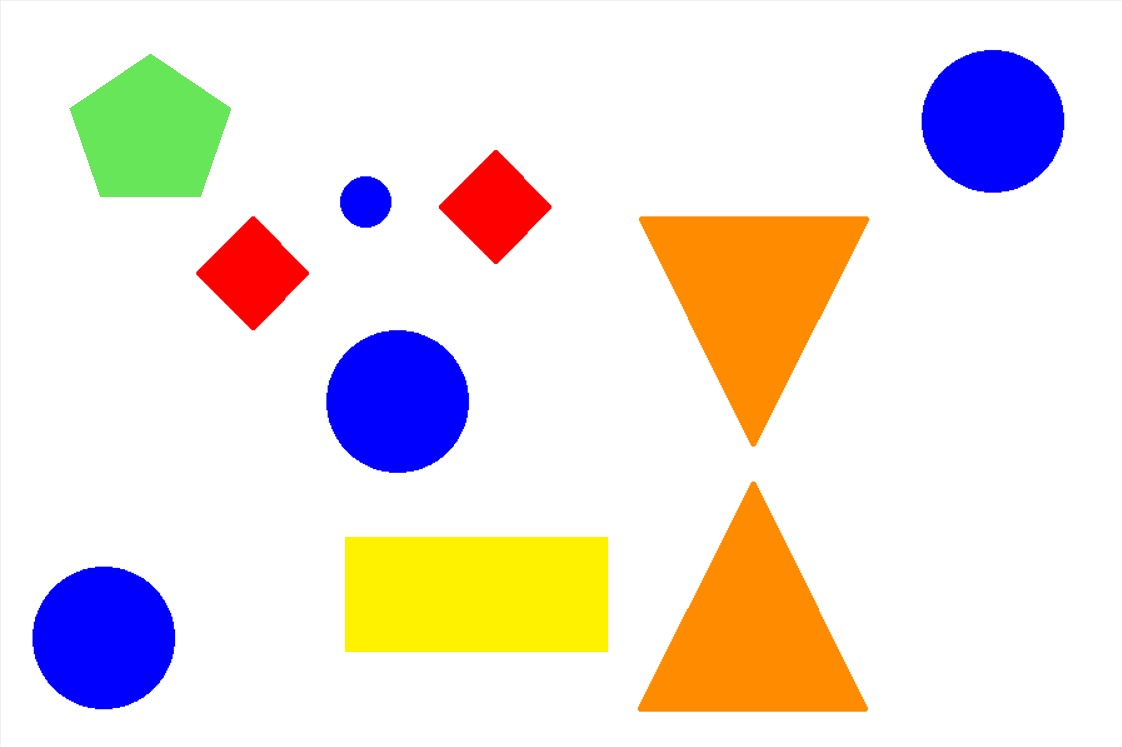
#> input picture ieee1.jpeg, 1122 x 747 px, given in place of ieee1.png, which was not available
$ python p6.py
#> lines starting #> are read from the running program, lines starting #| are printed output that depends on the picture; after the words box and inside, x2 and y2 are one past the last pixel; in counts of white or black regions, pixels touching at a corner belong together; pictures that were not available may be replaced by others from this repository, and a replacement may not be noted
# -*- coding: utf-8 -*-
"""
Created on Mon Apr  4 17:03:03 2022

@author: Pranav
"""

# Python program to illustrate
# simple thresholding type on an image

# organizing imports
import cv2
import numpy as np

#reading images from a file path and analysis

# path to input image is specified and
# image is loaded with imread command
image1 = cv2.imread('C:\\Users\\Pranav\\Desktop\\SkillDev\\IEEE CS\\Image Processing\\ieee1.png')
#> image1 is the input picture: shape (747, 1122, 3); mean B, G, R 221.6, 227.2, 236.6

# cv2.cvtColor is applied over the
# image input with applied parameters
# to convert the image in grayscale
img = cv2.cvtColor(image1, cv2.COLOR_BGR2GRAY)
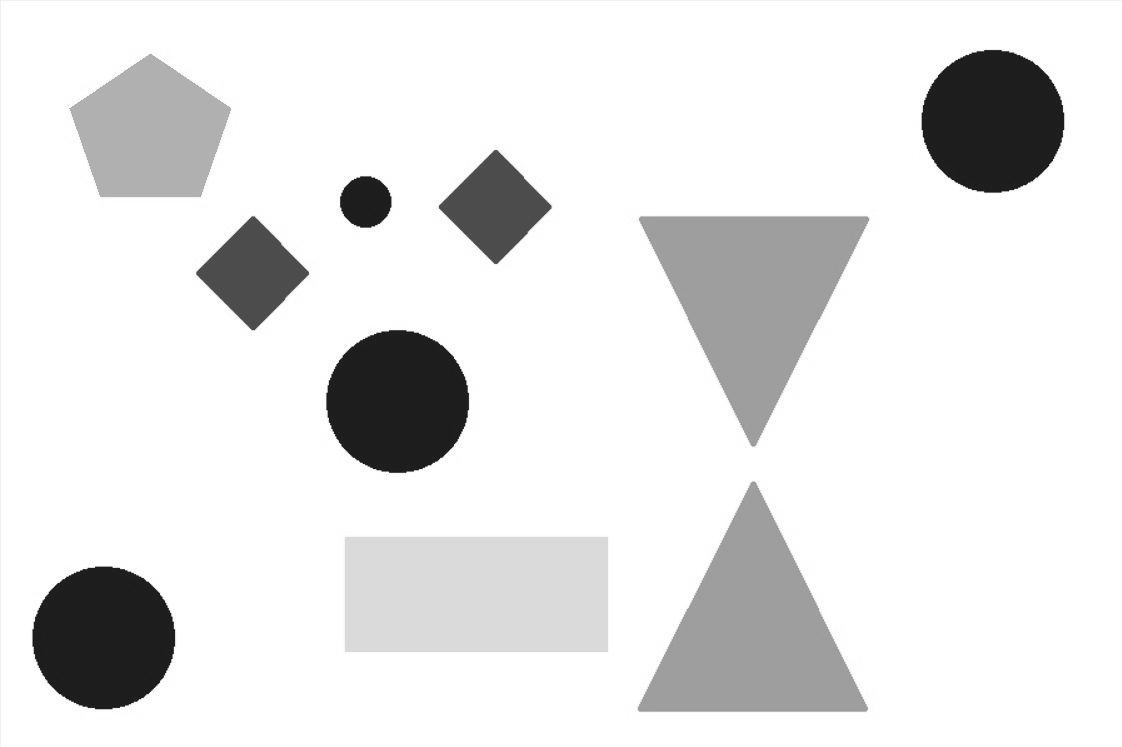
#> img: shape (747, 1122); min 20, max 255, mean 229.4

# applying different thresholding
# techniques on the input image
# all pixels value above 120 will
# be set to 255
#the threshholding works such that anything above the threshold value is made to 255 (Upper bound) and anything below is rounded to 0
ret, thresh1 = cv2.threshold(img, 120, 255, cv2.THRESH_BINARY)
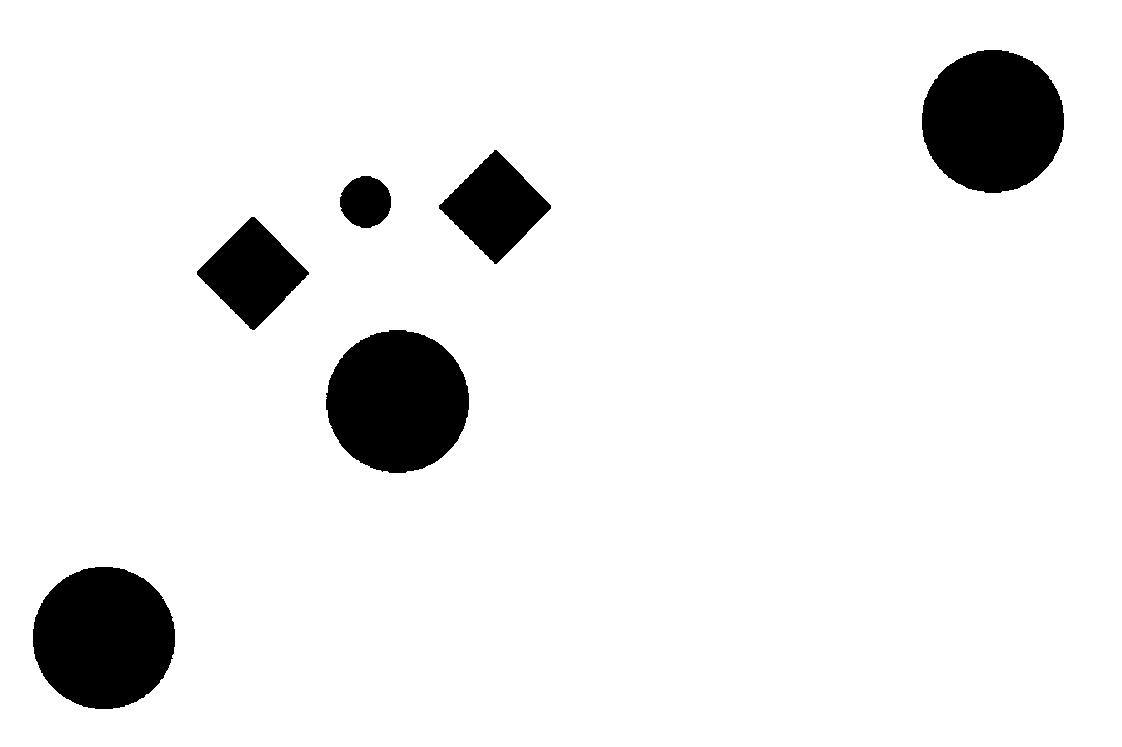
#> thresh1: shape (747, 1122); 92.5% white; 6 black regions, box (x1, y1, x2, y2) and area: (922, 50, 1064, 193) 15917, (326, 330, 469, 473) 15911, (33, 567, 175, 709) 15900, (197, 217, 309, 330) 6609, (439, 150, 551, 264) 6602, (340, 176, 391, 228) 2046
ret, thresh2 = cv2.threshold(img, 120, 255, cv2.THRESH_BINARY_INV)
ret, thresh3 = cv2.threshold(img, 120, 255, cv2.THRESH_TRUNC)
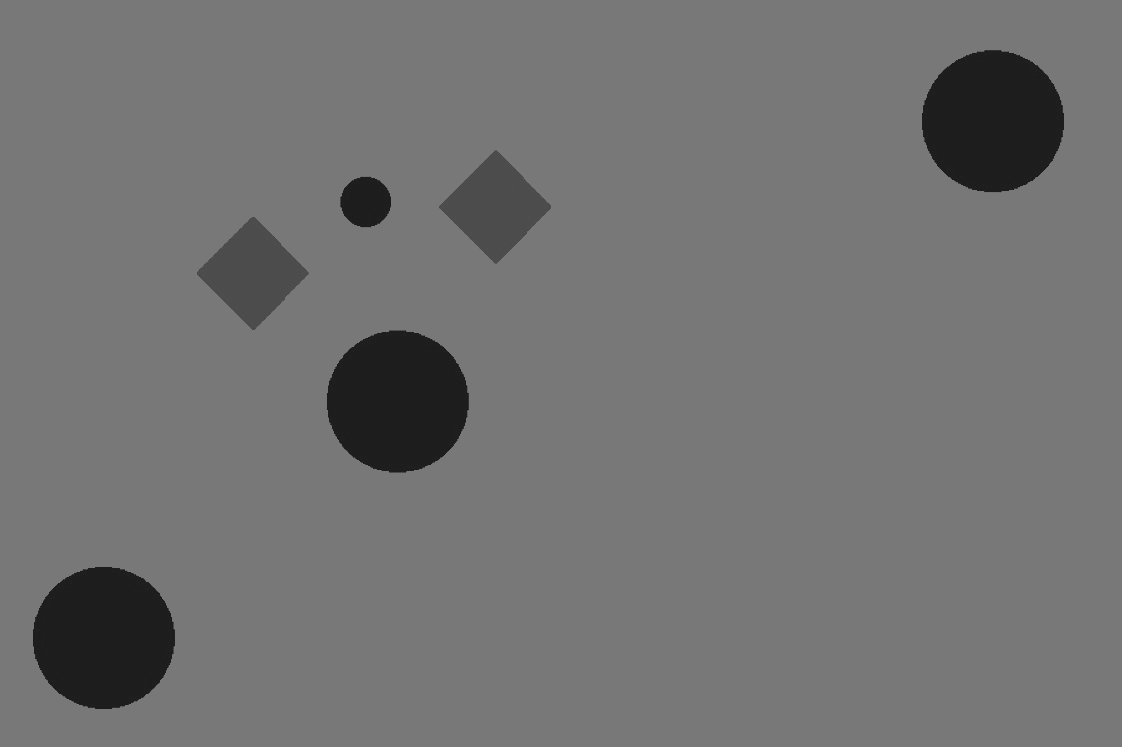
#> thresh3: shape (747, 1122); min 20, max 120, mean 114
ret, thresh4 = cv2.threshold(img, 120, 255, cv2.THRESH_TOZERO)
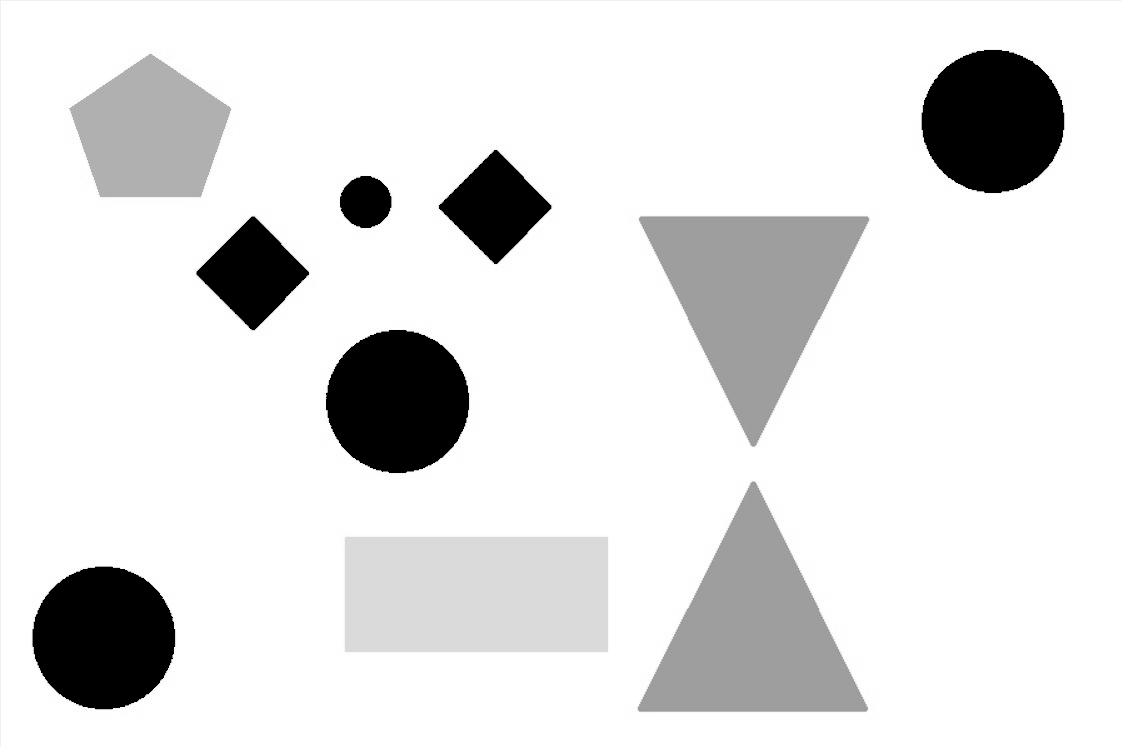
#> thresh4: shape (747, 1122); min 0, max 255, mean 226.4
ret, thresh5 = cv2.threshold(img, 120, 255, cv2.THRESH_TOZERO_INV)
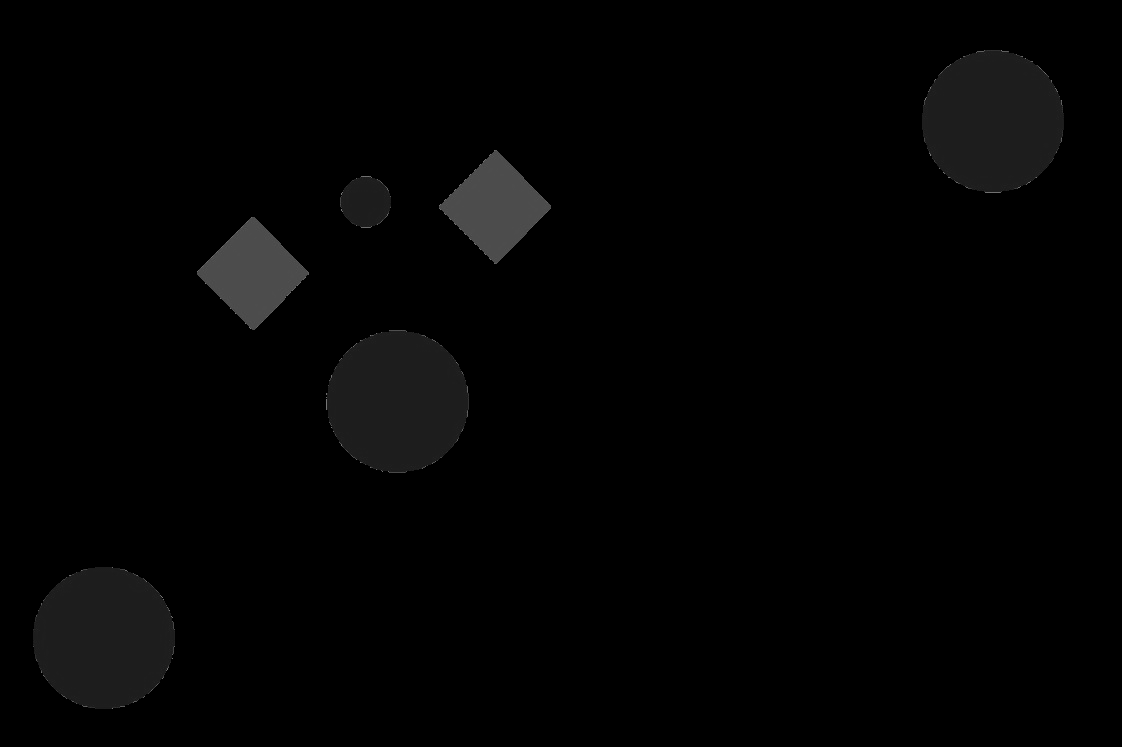
#> thresh5: shape (747, 1122); min 0, max 120, mean 3

# the window showing output images
# with the corresponding thresholding
# techniques applied to the input images
cv2.imshow('Binary Threshold', thresh1)
cv2.imshow('Binary Threshold Inverted', thresh2)
cv2.imshow('Truncated Threshold', thresh3)
cv2.imshow('Set to 0', thresh4)
cv2.imshow('Set to 0 Inverted', thresh5)

# De-allocate any associated memory usage
if cv2.waitKey(0) & 0xff == 27:
#> (key Esc is pressed here)
	cv2.destroyAllWindows()

$ run again, with test2.jpeg copied over ieee1.jpeg
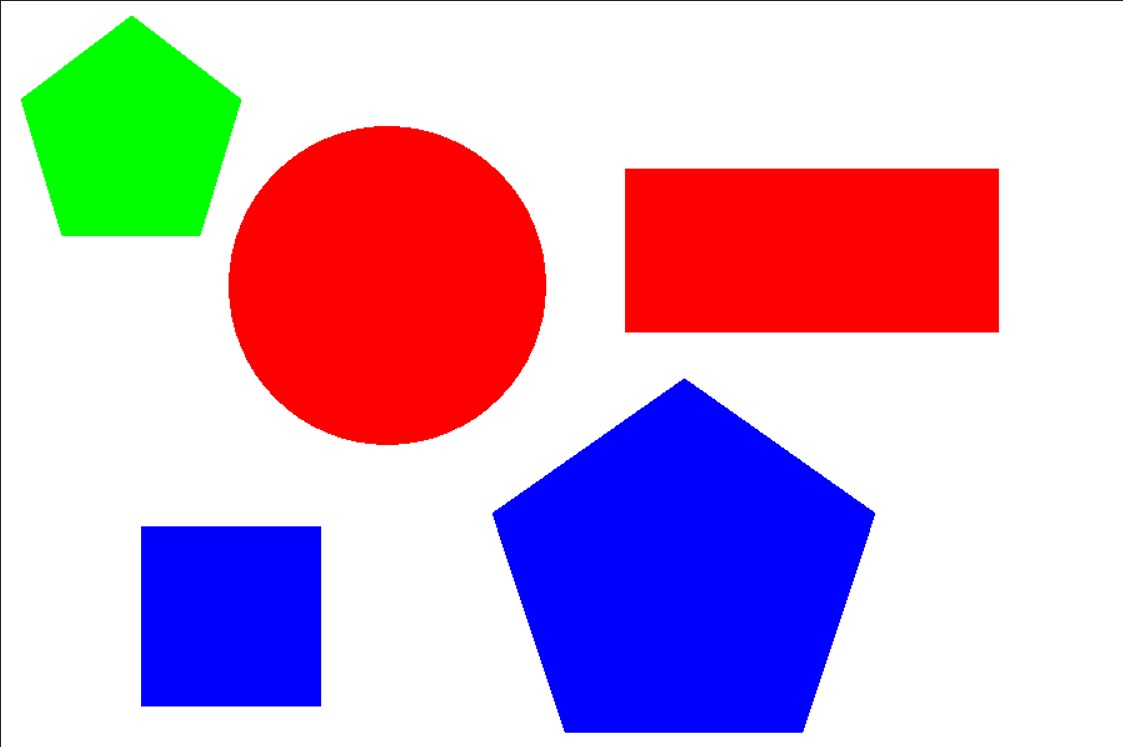
#> input picture test2.jpeg, 1123 x 747 px, given in place of ieee1.png, which was not available
#> image1 is the input picture: shape (747, 1123, 3); mean B, G, R 201, 173.2, 205.3
#> `ret, thresh1 = cv2.threshold(img, 120, 255, cv2.THRESH_BINARY)`:
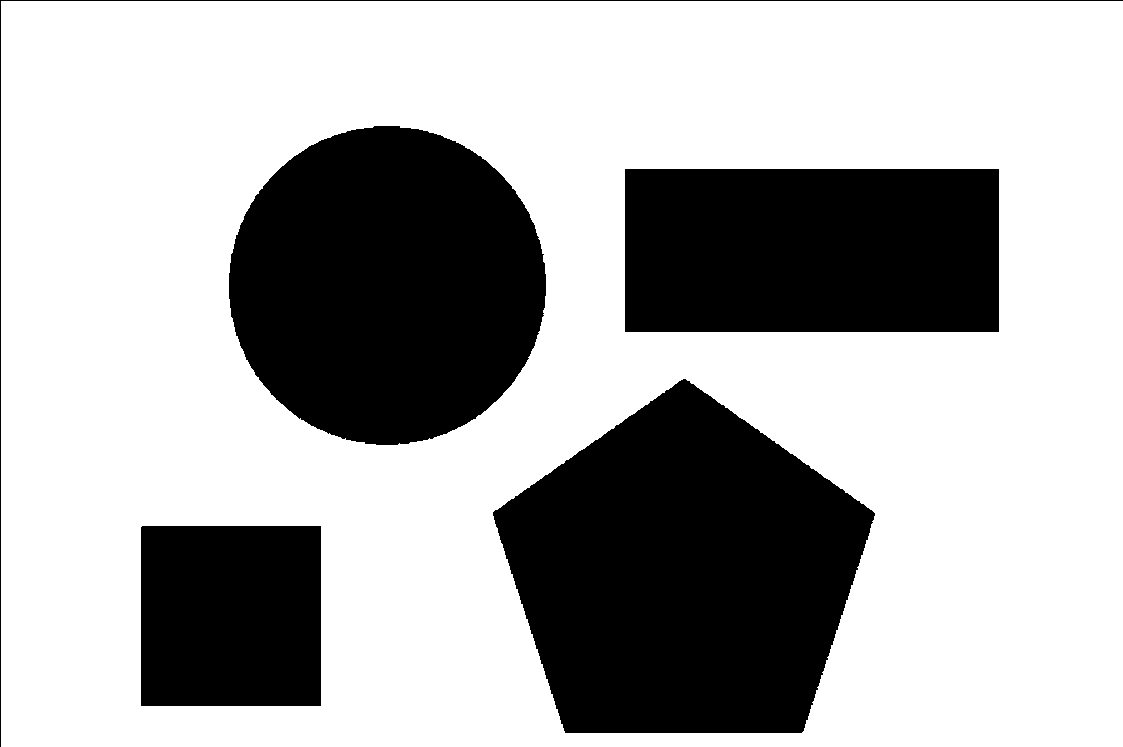
#> thresh1: shape (747, 1123); 68% white; 5 black regions, box (x1, y1, x2, y2) and area: (493, 379, 875, 733) 94186, (229, 126, 546, 445) 79220, (625, 169, 999, 332) 60962, (141, 526, 321, 706) 32399, (0, 0, 1123, 747) 1869
#> `ret, thresh5 = cv2.threshold(img, 120, 255, cv2.THRESH_TOZERO_INV)`:
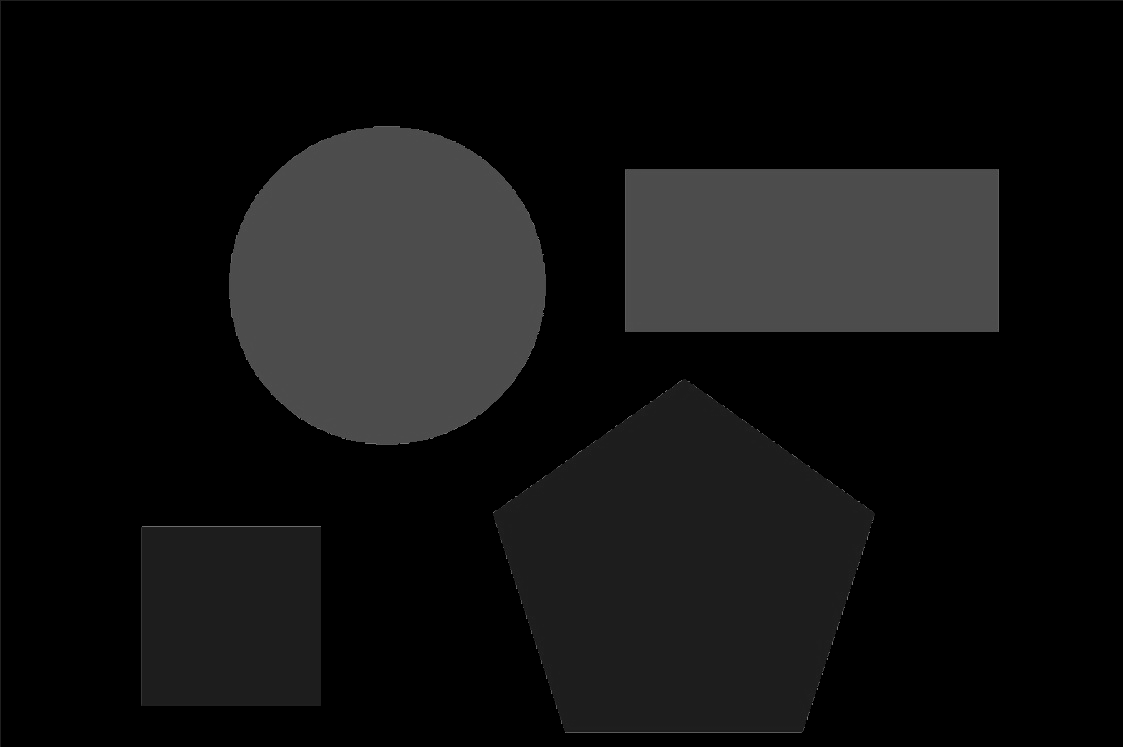
#> thresh5: shape (747, 1123); min 0, max 120, mean 17.2
